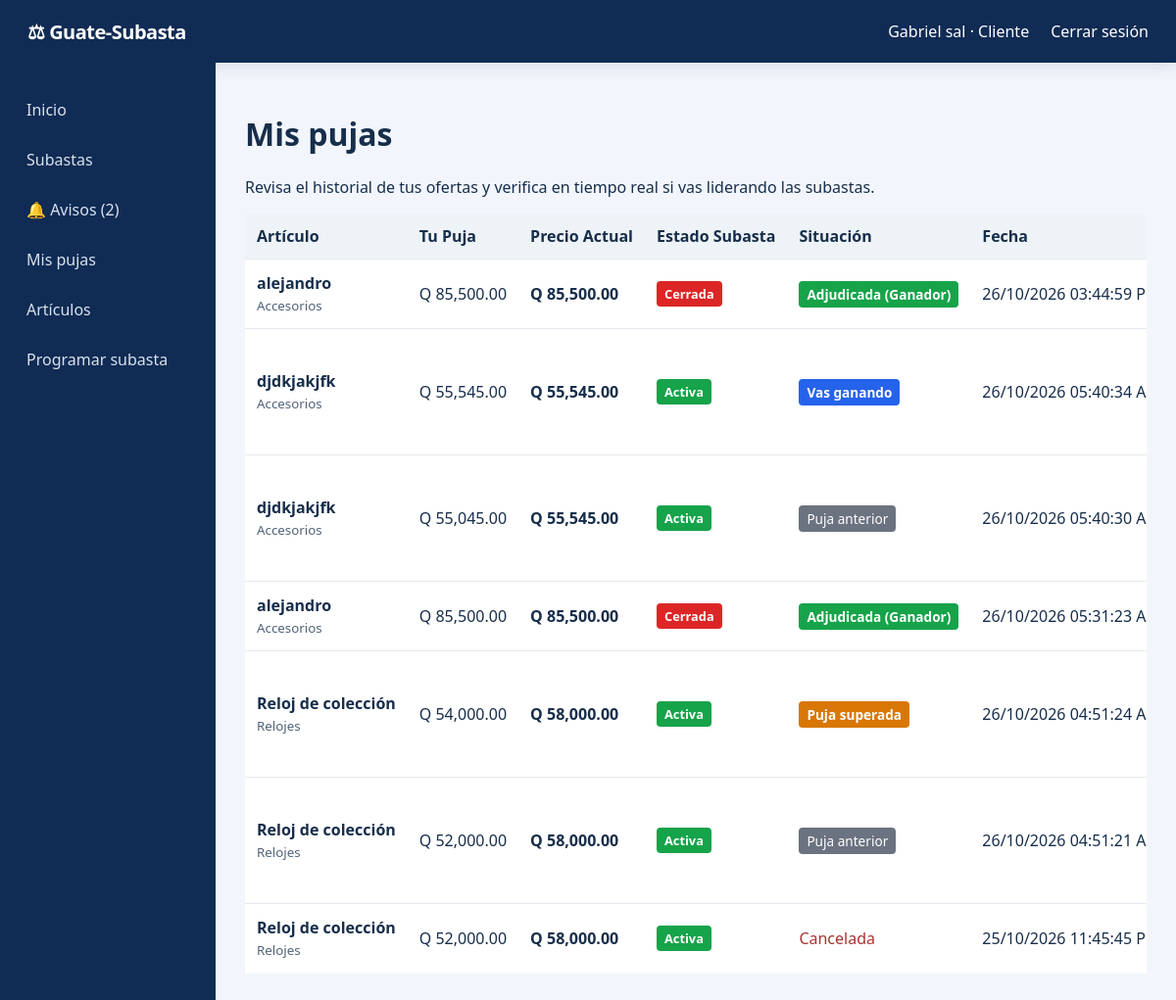
Page /index.php?page=mis-pujas (signed in) on the committed database.
### tables this page shows
CREATE TABLE `usuarios` (
  `id` int(11) NOT NULL,
  `nombre` varchar(100) NOT NULL,
  `email` varchar(150) NOT NULL,
  `password_hash` varchar(255) NOT NULL,
  `rol_id` int(11) NOT NULL,
  `activo` tinyint(1) DEFAULT 1,
  `creado_en` timestamp NOT NULL DEFAULT current_timestamp()
);

CREATE TABLE `roles` (
  `id` int(11) NOT NULL,
  `nombre` varchar(30) NOT NULL
);

CREATE TABLE `pujas` (
  `id` bigint(20) NOT NULL,
  `subasta_id` int(11) NOT NULL,
  `usuario_id` int(11) NOT NULL,
  `monto` decimal(12,2) NOT NULL,
  `fecha` timestamp(6) NOT NULL DEFAULT current_timestamp(6),
  `cancelada` tinyint(1) NOT NULL DEFAULT 0,
  `cancelada_en` datetime DEFAULT NULL,
  `estado` varchar(20) NOT NULL DEFAULT 'activa'
);

CREATE TABLE `articulos` (
  `id` int(11) NOT NULL,
  `nombre` varchar(150) NOT NULL,
  `categoria` varchar(80) NOT NULL,
  `descripcion` text DEFAULT NULL,
  `estado_fisico` varchar(50) DEFAULT NULL,
  `precio_base` decimal(12,2) NOT NULL CHECK (`precio_base` >= 0),
  `certificado` varchar(255) DEFAULT NULL,
  `imagen` varchar(255) DEFAULT NULL,
  `modelo` varchar(150) DEFAULT NULL,
  `estado` enum('en_revision','validado','adjudicado') DEFAULT 'validado',
  `creado_por` int(11) NOT NULL,
  `creado_en` timestamp NOT NULL DEFAULT current_timestamp(),
  `archivado` tinyint(1) NOT NULL DEFAULT 0,
  `ubicacion_nombre` varchar(200) DEFAULT NULL,
  `ubicacion_lat` decimal(10,7) DEFAULT NULL,
  `ubicacion_lng` decimal(10,7) DEFAULT NULL
);

CREATE TABLE `subastas` (
  `id` int(11) NOT NULL,
  `articulo_id` int(11) NOT NULL,
  `fecha_inicio` datetime NOT NULL,
  `fecha_fin` datetime NOT NULL,
  `incremento_minimo` decimal(12,2) NOT NULL,
  `monto_actual` decimal(12,2) NOT NULL,
  `estado` enum('programada','activa','cerrada','finalizada','cancelada') DEFAULT 'programada'
);

### config/helpers.php (called while the page is built, shortened)
<?php
function e($value): string { return htmlspecialchars((string)$value, ENT_QUOTES, 'UTF-8'); }

### models/AgendaSubastas.php (called while the page is built, shortened)
<?php
class AgendaSubastas {
    public function noLeidos(int $userId): int {
        $q=$this->db->prepare('SELECT COUNT(*) FROM avisos_subastas v LEFT JOIN avisos_subastas_leidos l ON l.aviso_id=v.id AND l.usuario_id=? WHERE v.creado_por<>? AND l.aviso_id IS NULL');
        $q->execute([$userId,$userId]); return (int)$q->fetchColumn();
    }
}

### models/Puja.php (called while the page is built, shortened)
<?php
class Puja {
    public function historialUsuario(int $uid): array {
        $q = $this->db->prepare("
            SELECT p.*, a.nombre AS articulo, a.categoria, s.estado, s.monto_actual, s.fecha_fin
            FROM pujas p
            JOIN subastas s ON s.id = p.subasta_id
            JOIN articulos a ON a.id = s.articulo_id
            WHERE p.usuario_id = ?
            ORDER BY p.fecha DESC
        ");
        $q->execute([$uid]);
        return $q->fetchAll();
    }
}

### views/cliente/mis_pujas.php (the view, shortened to what this page needs)
<?php
$maxPujasUsuario = [];
foreach ($pujas as $p) {
    $sid = $p['subasta_id'];
    if (!empty($p['cancelada']) || (($p['estado_puja'] ?? 'activa') === 'cancelada')) continue;
    if (!isset($maxPujasUsuario[$sid]) || (float)$p['monto'] > $maxPujasUsuario[$sid]) {
        $maxPujasUsuario[$sid] = (float)$p['monto'];
    }
}
?>
<h1>Mis pujas</h1>
<p>Revisa el historial de tus ofertas y verifica en tiempo real si vas liderando las subastas.</p>
<?php if(empty($pujas)): ?>
  <section class="panel">
    <p>Aún no has realizado ninguna puja.</p>
    <a class="button" href="index.php?page=catalogo">Explorar subastas disponibles</a>
  </section>
<?php else: ?>
  <table>
    <tr>
      <th>Artículo</th>
      <th>Tu Puja</th>
      <th>Precio Actual</th>
      <th>Estado Subasta</th>
      <th>Situación</th>
      <th>Fecha</th>
    </tr>
    <?php foreach($pujas as $p):
      $cancelada = !empty($p['cancelada']) || (($p['estado_puja'] ?? 'activa') === 'cancelada');
      $esMiMejorPuja = !$cancelada && isset($maxPujasUsuario[$p['subasta_id']])
          && abs($maxPujasUsuario[$p['subasta_id']] - (float)$p['monto']) < 0.01;
      $esLiderGlobal = abs($maxPujasUsuario[$p['subasta_id']] - (float)$p['monto_actual']) < 0.01;
      $esMaxima = abs((float)$p['monto'] - (float)$p['monto_actual']) < 0.01;
      $cerrada = in_array(strtolower($p['estado']), ['cerrada', 'finalizada']) || strtotime($p['fecha_fin']) <= time();
      $estadoReal = $cerrada ? 'cerrada' : (empty($p['estado']) ? 'activa' : strtolower($p['estado']));
      $bgEstado = '#16a34a';
      if ($estadoReal === 'cerrada') $bgEstado = '#dc2626';
      $fechaFormateada = date('d/m/Y h:i:s A', strtotime($p['fecha']));
    ?>
      <tr>
        <td>
          <strong><?=e($p['articulo'])?></strong><br>
          <small style="opacity:0.75;"><?=e($p['categoria'] ?? '')?></small>
        </td>
        <td>Q <?=number_format($p['monto'], 2)?></td>
        <td><strong>Q <?=number_format($p['monto_actual'], 2)?></strong></td>
        <td>
          <span class="badge" style="background:<?=$bgEstado?>; color:#fff; padding:4px 8px; border-radius:4px; font-size:0.8em; font-weight:bold; display:inline-block; text-transform:capitalize;">
            <?=e($estadoReal)?>
          </span>
        </td>
        <td>
          <?php if($cancelada): ?><span style="color:#a33">Cancelada</span>
          <?php elseif($cerrada): ?>
            <?php if($esMaxima): ?>
              <span style="background:#16a34a; color:#fff; padding:4px 8px; border-radius:4px; font-size:0.85em; font-weight:bold;">
                Adjudicada (Ganador)
              </span>
            <?php else: ?>
              <span style="background:#4b5563; color:#fff; padding:4px 8px; border-radius:4px; font-size:0.85em;">
                No adjudicada
              </span>
            <?php endif; ?>
          <?php else: ?>
            <?php if($esLiderGlobal && $esMiMejorPuja): ?>
              <span style="background:#2563eb; color:#fff; padding:4px 8px; border-radius:4px; font-size:0.85em; font-weight:bold;">
                Vas ganando
              </span>
            <?php elseif(!$esLiderGlobal && $esMiMejorPuja): ?>
              <span style="background:#d97706; color:#fff; padding:4px 8px; border-radius:4px; font-size:0.85em; font-weight:bold;">
                Puja superada
              </span>
            <?php else: ?>
              <span style="background:#6b7280; color:#fff; padding:4px 8px; border-radius:4px; font-size:0.85em;">
                Puja anterior
              </span>
            <?php endif; ?>
          <?php endif; ?>
        </td>
        <td><?=e($fechaFormateada)?></td>
      </tr>
    <?php endforeach; ?>
  </table>
<?php endif; ?>

### views/layouts/header.php (shortened to what this page needs)
<?php $user=$_SESSION['user']??null; ?>
<!doctype html><html lang="es"><head><meta charset="utf-8"><meta name="viewport" content="width=device-width,initial-scale=1">
<title>Guate-Subasta</title><link rel="stylesheet" href="assets/css/styles.css"></head><body>
<header><a class="brand" href="index.php">⚖ Guate-Subasta</a>
<nav><?php if($user): ?><span><?=e($user['nombre'])?> · <?=e($user['rol'])?></span><a href="index.php?page=logout">Cerrar sesión</a><?php endif;?></nav></header>
<div class="shell">
<?php if($user): ?><aside>
<a href="index.php?page=dashboard">Inicio</a>
<a href="index.php?page=catalogo">Subastas</a>
<?php if ($user): ?>
<?php $avisosPendientes=0; try { if (class_exists('AgendaSubastas')) $avisosPendientes=(new AgendaSubastas($db))->noLeidos((int)$user['id']); } catch(Throwable $ignorado) {} ?>
<a href="index.php?page=avisos-subastas">🔔 Avisos<?= $avisosPendientes>0?' ('.(int)$avisosPendientes.')':'' ?></a>
<?php endif; ?>
<?php if($user['rol']==='Cliente'): ?><a href="index.php?page=mis-pujas">Mis pujas</a><?php endif;?>
<?php if(in_array($user['rol'],['Cliente','Subastador','Administrador'])): ?><a href="index.php?page=articulos">Artículos</a><a href="index.php?page=programar">Programar subasta</a><?php endif;?>
</aside><?php endif;?><main>

### assets/css/styles.css (style rules this page uses)
* { box-sizing:border-box }
body { margin:0;font-family:Arial,sans-serif;background:#f5f7fa;color:#17202a }
a { color:#1769aa;text-decoration:none }
header { height:64px;background:#102a43;color:white;display:flex;align-items:center;justify-content:space-between;padding:0 28px }
header a { color:white }
.brand { font-size:20px;font-weight:bold }
nav { display:flex;gap:22px;align-items:center }
.shell { display:flex;min-height:calc(100vh - 64px) }
aside { width:220px;background:#102a43;padding:25px 15px }
aside a { display:block;color:#d9e2ec;padding:12px;border-radius:7px;margin-bottom:5px }
main { flex:1;padding:30px;max-width:1400px }
.badge { background:#d7f5e3;color:#157347;padding:5px 9px;border-radius:20px;font-size:12px }
table { width:100%;border-collapse:collapse;background:white }
th,td { text-align:left;padding:12px;border-bottom:1px solid #e5e9ef }
th { background:#eef3f7 }
:root { --blue:#1457cf;--navy:#102b54;--border:#e0e7f1 }
body { background:#f2f6fc;color:#172e4b;font-family:system-ui,-apple-system,Segoe UI,Arial,sans-serif }
header,aside { background:var(--navy) }
header { box-shadow:0 4px 16px #071f421c }
.brand { font-weight:800;letter-spacing:-.5px }
main { min-width:0;width:100% }
table { display:block;overflow-x:auto;white-space:nowrap }

### rows in the picture
usuarios: nombre "Gabriel sal", rol.nombre "Cliente"
pujas: articulos.nombre "alejandro", articulos.categoria "Accesorios", monto "85,500.00", subasta.monto_actual "85,500.00", subasta.estado "Cerrada", cancelada "Adjudicada (Ganador)", fecha "26/10/2026 03:44:59…"
pujas: articulos.nombre "djdkjakjfk", articulos.categoria "Accesorios", monto "55,545.00", subasta.monto_actual "55,545.00", subasta.estado "Activa", cancelada "Vas ganando", fecha "26/10/2026 05:40:34…"
pujas: articulos.nombre "djdkjakjfk", articulos.categoria "Accesorios", monto "55,045.00", subasta.monto_actual "55,545.00", subasta.estado "Activa", cancelada "Puja anterior", fecha "26/10/2026 05:40:30…"
pujas: articulos.nombre "alejandro", articulos.categoria "Accesorios", monto "85,500.00", subasta.monto_actual "85,500.00", subasta.estado "Cerrada", cancelada "Adjudicada (Ganador)", fecha "26/10/2026 05:31:23…"
pujas: articulos.nombre "Reloj de colección", articulos.categoria "Relojes", monto "54,000.00", subasta.monto_actual "58,000.00", subasta.estado "Activa", cancelada "Puja superada", fecha "26/10/2026 04:51:24…"
pujas: articulos.nombre "Reloj de colección", articulos.categoria "Relojes", monto "52,000.00", subasta.monto_actual "58,000.00", subasta.estado "Activa", cancelada "Puja anterior", fecha "26/10/2026 04:51:21…"
pujas: articulos.nombre "Reloj de colección", articulos.categoria "Relojes", monto "52,000.00", subasta.monto_actual "58,000.00", subasta.estado "Activa", cancelada "Cancelada", fecha "25/10/2026 11:45:45…"

### other values in the picture
$avisosPendientes "2"
